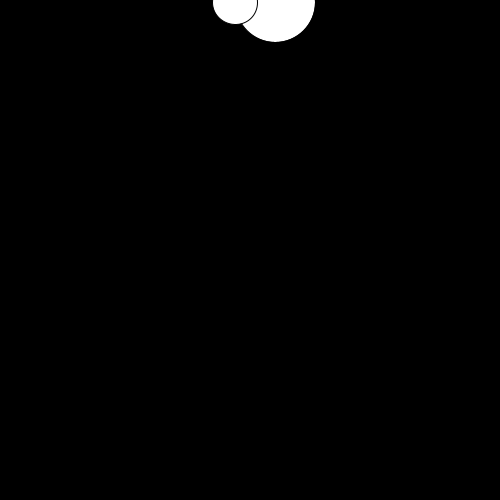
Frame 1 (no input)
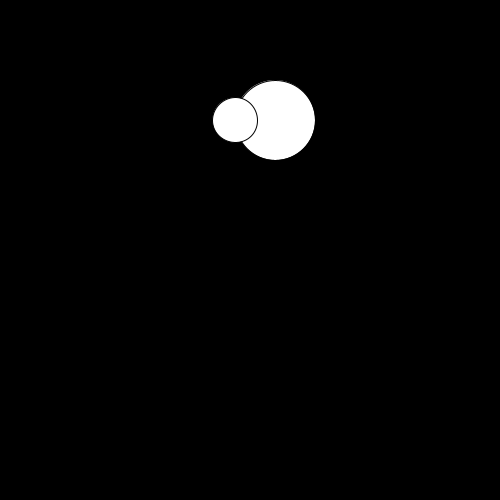
Frame 60 (the mouse pressed at the canvas centre just before this capture)
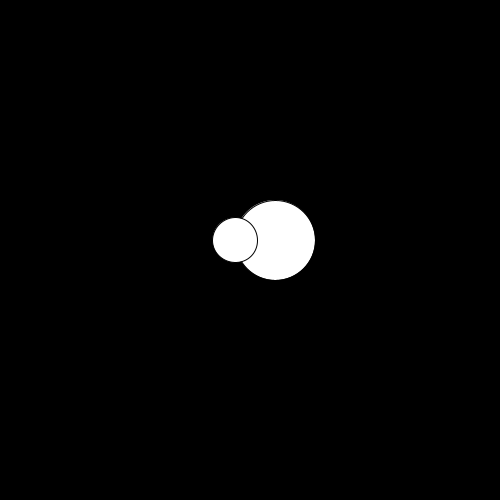
Frame 120 (the mouse held since frame 60 and released just before this capture)

The Processing sketch that drew these frames (run headless with seeded random() and noise(); from frame 60 on, the mouse is pressed at the canvas centre):

// Processing sketch: processing_31064
// ── processing_31064.pde


float Y = 0;
float X = 0;
void setup(){
  background((color)225, 200, 5);
  size(500, 500);
}

 void draw() {  
  background(0,0,0);
   X = X+ 2;
   Y = Y+ 2;
fill(255,255,255);
ellipse(275,Y,80,80);
ellipse(235,X,45,45);
if(Y>500){
   Y=22;
}
if(X>500){
  X=0;
}
}    
